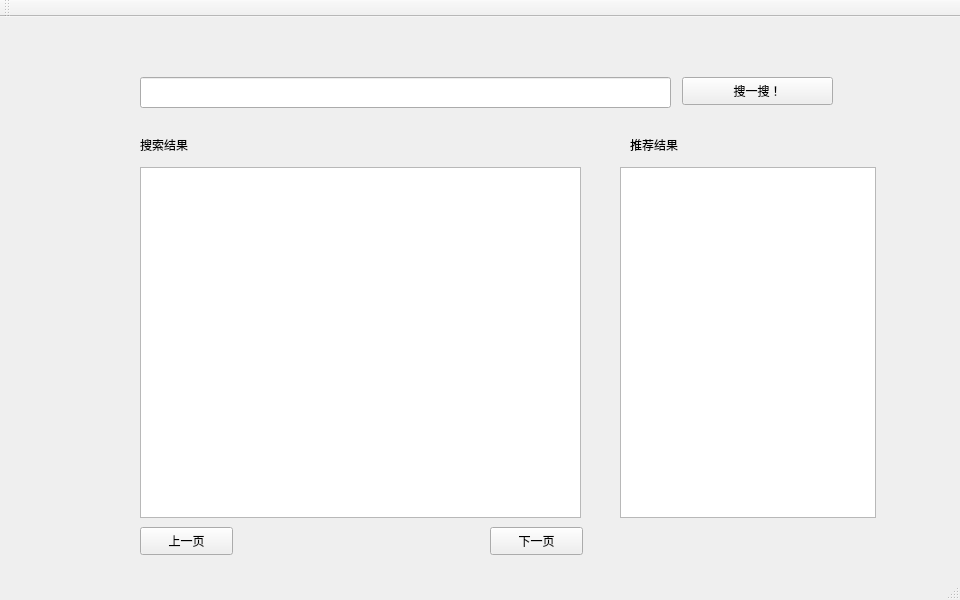
<?xml version="1.0" encoding="UTF-8"?>
<ui version="4.0">
 <class>guiClass</class>
 <widget class="QMainWindow" name="guiClass">
  <property name="geometry">
   <rect>
    <x>0</x>
    <y>0</y>
    <width>960</width>
    <height>600</height>
   </rect>
  </property>
  <property name="windowTitle">
   <string>gui</string>
  </property>
  <widget class="QWidget" name="centralWidget">
   <widget class="QPushButton" name="searchBtn">
    <property name="geometry">
     <rect>
      <x>682</x>
      <y>60</y>
      <width>151</width>
      <height>28</height>
     </rect>
    </property>
    <property name="text">
     <string>搜一搜！</string>
    </property>
   </widget>
   <widget class="QLineEdit" name="SearchEdit">
    <property name="geometry">
     <rect>
      <x>140</x>
      <y>60</y>
      <width>531</width>
      <height>31</height>
     </rect>
    </property>
   </widget>
   <widget class="QListWidget" name="ResultList">
    <property name="geometry">
     <rect>
      <x>140</x>
      <y>150</y>
      <width>441</width>
      <height>351</height>
     </rect>
    </property>
   </widget>
   <widget class="QListWidget" name="promoteList">
    <property name="geometry">
     <rect>
      <x>620</x>
      <y>150</y>
      <width>256</width>
      <height>351</height>
     </rect>
    </property>
   </widget>
   <widget class="QLabel" name="label">
    <property name="geometry">
     <rect>
      <x>140</x>
      <y>120</y>
      <width>72</width>
      <height>15</height>
     </rect>
    </property>
    <property name="text">
     <string>搜索结果</string>
    </property>
   </widget>
   <widget class="QLabel" name="label_2">
    <property name="geometry">
     <rect>
      <x>630</x>
      <y>120</y>
      <width>72</width>
      <height>15</height>
     </rect>
    </property>
    <property name="text">
     <string>推荐结果</string>
    </property>
   </widget>
   <widget class="QLabel" name="searchNum">
    <property name="geometry">
     <rect>
      <x>210</x>
      <y>120</y>
      <width>281</width>
      <height>16</height>
     </rect>
    </property>
    <property name="text">
     <string/>
    </property>
   </widget>
   <widget class="QPushButton" name="searchNext">
    <property name="geometry">
     <rect>
      <x>490</x>
      <y>510</y>
      <width>93</width>
      <height>28</height>
     </rect>
    </property>
    <property name="text">
     <string>下一页</string>
    </property>
   </widget>
   <widget class="QPushButton" name="searchPrev">
    <property name="geometry">
     <rect>
      <x>140</x>
      <y>510</y>
      <width>93</width>
      <height>28</height>
     </rect>
    </property>
    <property name="text">
     <string>上一页</string>
    </property>
   </widget>
   <widget class="QLabel" name="promoteNum">
    <property name="geometry">
     <rect>
      <x>700</x>
      <y>120</y>
      <width>201</width>
      <height>16</height>
     </rect>
    </property>
    <property name="text">
     <string/>
    </property>
   </widget>
  </widget>
  <widget class="QMenuBar" name="menuBar">
   <property name="geometry">
    <rect>
     <x>0</x>
     <y>0</y>
     <width>960</width>
     <height>23</height>
    </rect>
   </property>
  </widget>
  <widget class="QToolBar" name="mainToolBar">
   <attribute name="toolBarArea">
    <enum>TopToolBarArea</enum>
   </attribute>
   <attribute name="toolBarBreak">
    <bool>false</bool>
   </attribute>
  </widget>
  <widget class="QStatusBar" name="statusBar"/>
 </widget>
 <layoutdefault spacing="6" margin="11"/>
 <resources>
  <include location="gui.qrc"/>
 </resources>
 <connections>
  <connection>
   <sender>ResultList</sender>
   <signal>itemDoubleClicked(QListWidgetItem*)</signal>
   <receiver>guiClass</receiver>
   <slot>searchResut(QListWidgetItem*)</slot>
   <hints>
    <hint type="sourcelabel">
     <x>323</x>
     <y>269</y>
    </hint>
    <hint type="destinationlabel">
     <x>382</x>
     <y>159</y>
    </hint>
   </hints>
  </connection>
 </connections>
 <slots>
  <slot>search()</slot>
  <slot>searchResut(QListWidgetItem*)</slot>
 </slots>
</ui>
